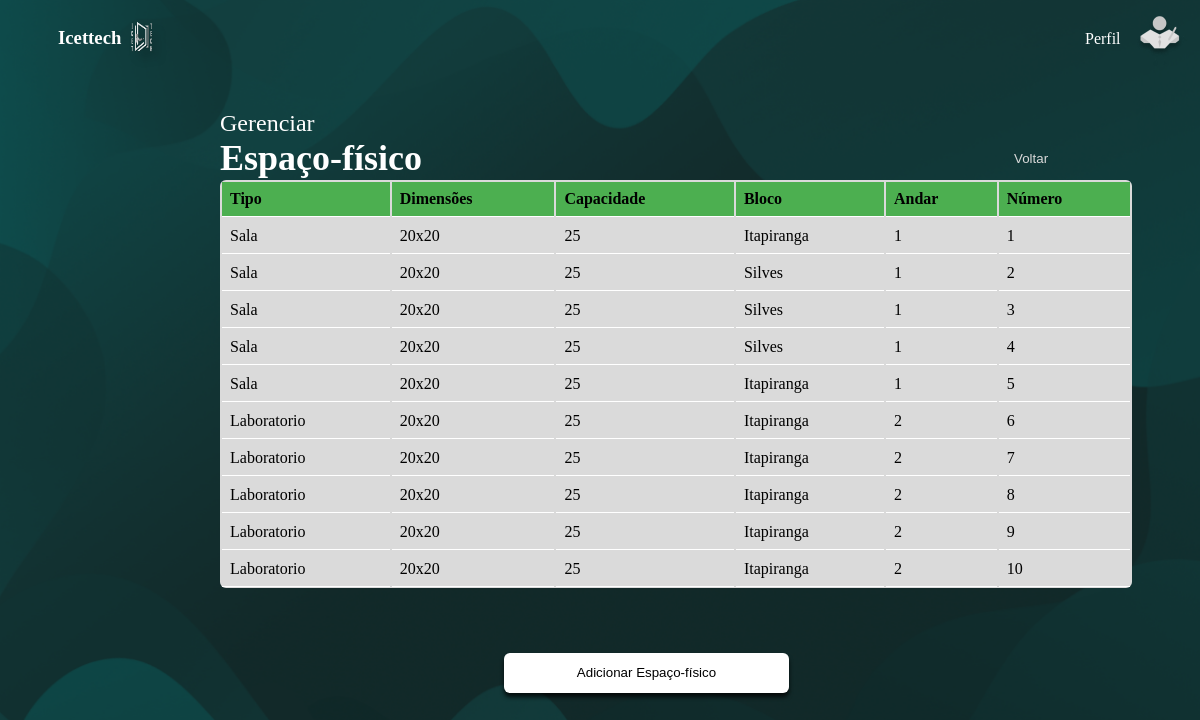
Page /gerenciamento/espacofisico/ on the committed database.
### EspacoFisico/models.py (models this page shows, shortened)
class EspacoFisico(models.Model):
    id_espaco_fisico = models.AutoField(primary_key=True)
    tipo_espaco_fisico = models.CharField(max_length=15,)
    dimencoes = models.CharField(max_length=15)
    capacidade = models.IntegerField()
    bloco = models.CharField(max_length=15)
    andar = models.IntegerField()
    numero = models.IntegerField()

### Administrador/views.py (the view)
# urls.py: path('gerenciamento/espacofisico/', gerennciamento.gerenciamentoespacofisico, name='gerenciamentoespacofisico'),
    def gerenciamentoespacofisico(request):
        espacofisico = EspacoFisico.objects.all()
        return render(request, 'G_espaЗo-fisico.html', {'espacofisico': espacofisico})

### Administrador/templates/G_espaЗo-fisico.html (shortened to what this page needs)
{% load static %}
<!DOCTYPE html>
<html lang="en">
  <head>
    <link rel="stylesheet" href="{% static 'css/gerenciarespacofisic.css' %}" />
  </head>
  <body>
    <header class="header-conteiner">
      <div class="header-left">
        <h3 class="nomeLogo">Icettech</h3>
        <img
          class="logotipo2"
          src="{% static 'imagens/LogoicettechPB.png' %}"
          alt=""
        />
      </div>
    </header>
    <nav class="navegação">
      <div class="links">
        <p>Perfil</p>
        <a href="{% url 'perfil' %}"
          ><img src="{% static 'imagens/Iconesprofessor2.png' %}" alt=""
        /></a>
      </div>
    </nav>
    <section>
      <div class="title">
        <p>Gerenciar</p>
        <h1>Espaço-físico</h1>
      </div>
      <div class="conteiner">
        <div class= "table-wrapper">
          <table>
            <tbody id="tbody">
              <tr>
                <th>Tipo</th>
                <th>Dimensões</th>
                <th>Capacidade</th>
                <th>Bloco</th>
                <th>Andar</th>
                <th>Número</th>
            </tr>
              {% for espacofisico in espacofisico %}
            <tr>
                <td>{{ espacofisico.tipo_espaco_fisico }}</td>
                <td>{{ espacofisico.dimencoes }}</td>
                <td>{{ espacofisico.capacidade }}</td>
                <td>{{ espacofisico.bloco }}</td>
                <td>{{ espacofisico.andar }}</td>
                <td>{{ espacofisico.numero }}</td>
            </tr>
              {% empty %}
            <tr>
              <td colspan="6">Nenhum espaço físico encontrado.</td>
            </tr>
              {% endfor %}
            </tbody>
          </table>
        </div>
      </div>
      <div>
        <button class="button_back" onclick="voltar()">Voltar</button>
      </div>
    </section>
    <div class="button-Ad">
      <a href="{% url 'cadastrarespacosisico' %}"
        ><button>Adicionar Espaço-físico</button></a
      >
    </div>
  </body>
</html>

### static/css/gerenciarespacofisic.css (style rules this page uses)
body { background-image: url(../imagens/Background2.png); background-repeat: no-repeat; background-size: 100vw 100%; height: 100vh; overflow-y: hidden; font-style: normal; }
.logotipo2 { position: absolute; width: 24px; height: 34px; left: 130px; top: 20px; filter: drop-shadow(6px 8px 4px rgba(0, 0, 0, 0.25)); border-radius: 1px; }
.header-left { display: flex; align-items: center; }
.navegação { display: flex; position: absolute; left: 90%; top: 1px; }
.links p, .links a { display: inline-block; vertical-align: middle; margin: 0; color: white; }
.links { margin: 5px; color: white; cursor: pointer; }
.nomeLogo { margin-left: 50px; color: white; }
.title { position: absolute; font-size: 24px; margin-bottom: 20px; color: white; left: 160px; top: 110px; }
.title p, .title h1 { margin: 0; }
.title { position: absolute; font-size: 24px; margin-bottom: 20px; color: white; left: 220px; top: 110px; }
.conteiner { position: absolute; top: 180px; left: 220px; box-sizing: border-box; width: 76%; height: 50%; background-color: #dadada; border: 1px; border-radius: 6px; }
.button_back { position: absolute; left: 84%; top: 150px; background-color: transparent; border: none; color: #dadada; cursor: pointer; }
.button-Ad { position: absolute; top: 80%; left: 42%; }
.button-Ad button { background: white; box-shadow: 0px 4px 4px rgba(0, 0, 0, 0.76); border-radius: 6px; border: none; width: 285px; height: 40px; }
table { width: 100%; }
th, td { padding: 8px; text-align: left; border-bottom: 1px solid white; }
th { background-color: #4caf50; }
.table-wrapper { max-height: 100%; overflow-y: auto; }
.table-wrapper table { width: 100%; }

### rows in the picture
EspacoFisico: tipo_espaco_fisico "Sala", dimencoes "20x20", capacidade "25", bloco "Itapiranga", andar "1", numero "1"
EspacoFisico: tipo_espaco_fisico "Sala", dimencoes "20x20", capacidade "25", bloco "Silves", andar "1", numero "2"
EspacoFisico: tipo_espaco_fisico "Sala", dimencoes "20x20", capacidade "25", bloco "Silves", andar "1", numero "3"
EspacoFisico: tipo_espaco_fisico "Sala", dimencoes "20x20", capacidade "25", bloco "Silves", andar "1", numero "4"
EspacoFisico: tipo_espaco_fisico "Sala", dimencoes "20x20", capacidade "25", bloco "Itapiranga", andar "1", numero "5"
EspacoFisico: tipo_espaco_fisico "Laboratorio", dimencoes "20x20", capacidade "25", bloco "Itapiranga", andar "2", numero "6"
EspacoFisico: tipo_espaco_fisico "Laboratorio", dimencoes "20x20", capacidade "25", bloco "Itapiranga", andar "2", numero "7"
EspacoFisico: tipo_espaco_fisico "Laboratorio", dimencoes "20x20", capacidade "25", bloco "Itapiranga", andar "2", numero "8"
EspacoFisico: tipo_espaco_fisico "Laboratorio", dimencoes "20x20", capacidade "25", bloco "Itapiranga", andar "2", numero "9"
EspacoFisico: tipo_espaco_fisico "Laboratorio", dimencoes "20x20", capacidade "25", bloco "Itapiranga", andar "2", numero "10"
